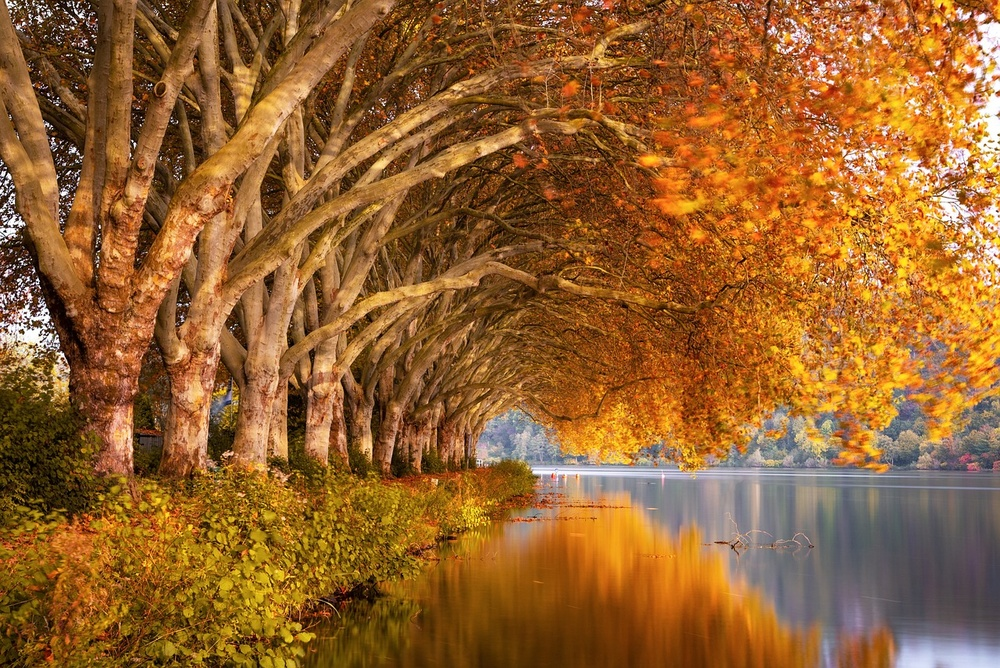
#> input picture init/img/fall-4667080_1280.jpg, 1000 x 668 px, shrunk from 1280 x 855 before the run, found by its file name; its folder holds only this picture in this run
$ python read_dir_img_kmeans.py
#> lines starting #> are read from the running program, lines starting #| are printed output that depends on the picture
import os
import cv2
from sklearn.cluster import KMeans
import numpy
path = "D:/init/img"

list_img = os.listdir(path)

# print(list_img)

# for i in list_img
save_img = "D:/init/list_img/"
# i = 1
list_name_img = []
index_img = 1
for img in list_img:
    path_new = path + "/" + img
    image = cv2.imread(path_new)
#> image is the input picture: shape (668, 1000, 3); mean B, G, R 47, 97.9, 149
    width = image.shape[0]
#> width = 668
    height = image.shape[1]
#> height = 1000
    image = image.reshape(width*height,3)
    dau_cham = img.index(".")
    name = img[dau_cham:]
    list_digital_index_img = []
    # print(name)
    for k in range(1,9):
        kmeans = KMeans(n_clusters=k).fit(image)
        labels = kmeans.predict(image)
        clusters = kmeans.cluster_centers_
        image1 = numpy.zeros((width,height,3), dtype=numpy.uint8)
        index = 0
        for i in range(width):
            for j in range(height):
                label_of_pixel = labels[index]
                image1[i][j] = clusters[label_of_pixel]
                index += 1
        list_digital_index_img.append(index_img)
        cv2.imwrite(save_img + str(index_img) + name,image1)
        index_img += 1
#> this loop made 8 passes
#> clusters on passes 1 to 2: [[47.02, 97.95, 149]], [[78.07, 140, 197.1], [23.35, 65.91, 112.4]]
#> pass 1, `cv2.imwrite(save_img + str(index_img) + name,image1)`:
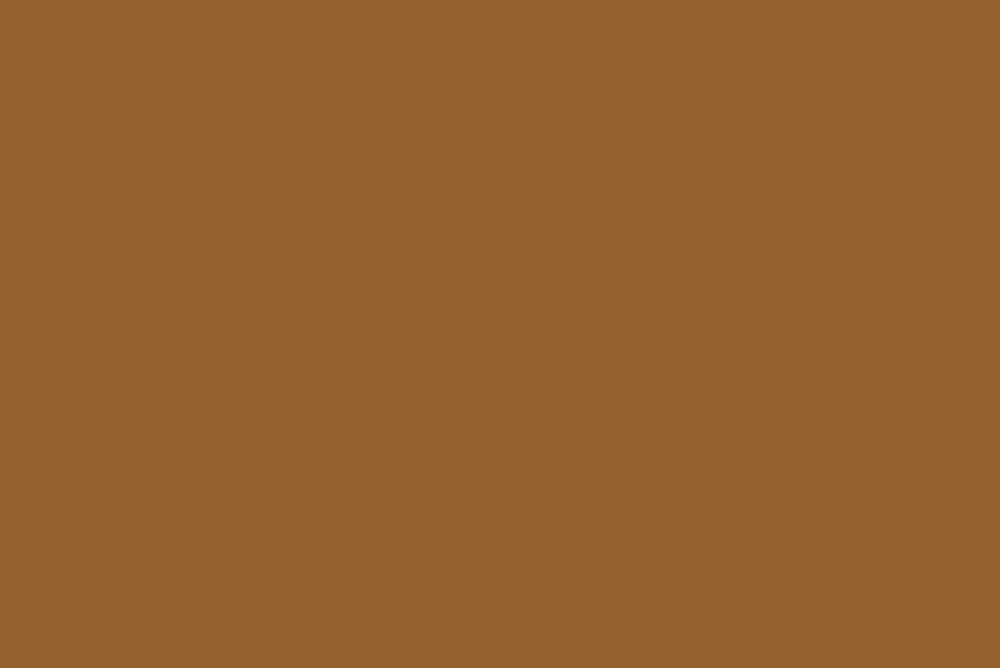
#> saved as 1.jpg: shape (668, 1000, 3); mean B, G, R 47, 97, 149
#> pass 2, `cv2.imwrite(save_img + str(index_img) + name,image1)`:
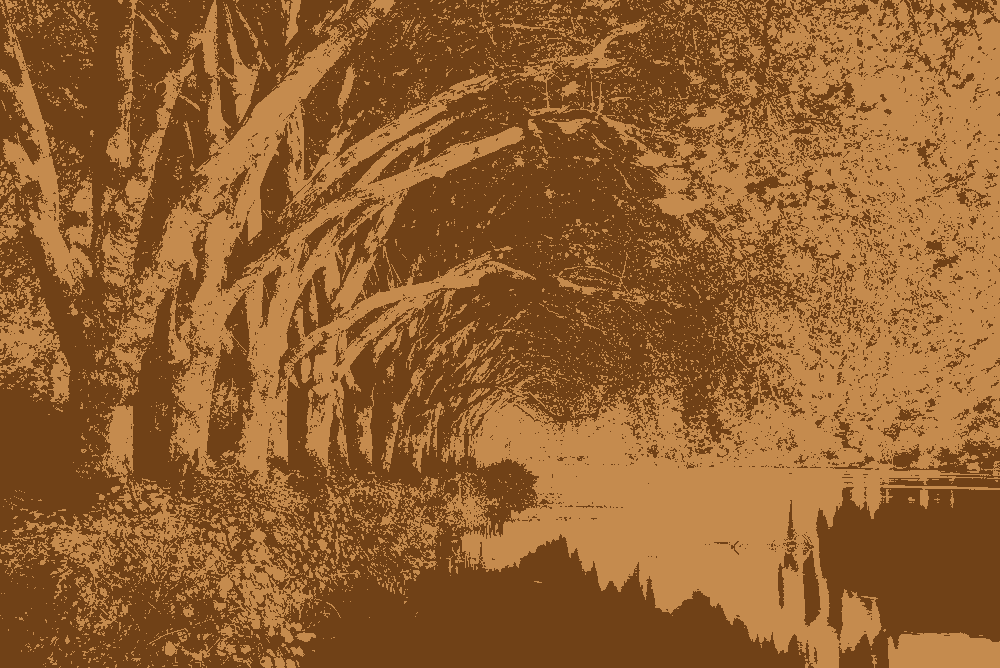
#> saved as 2.jpg: shape (668, 1000, 3); mean B, G, R 46.9, 97.1, 148.9
#> after the loop:
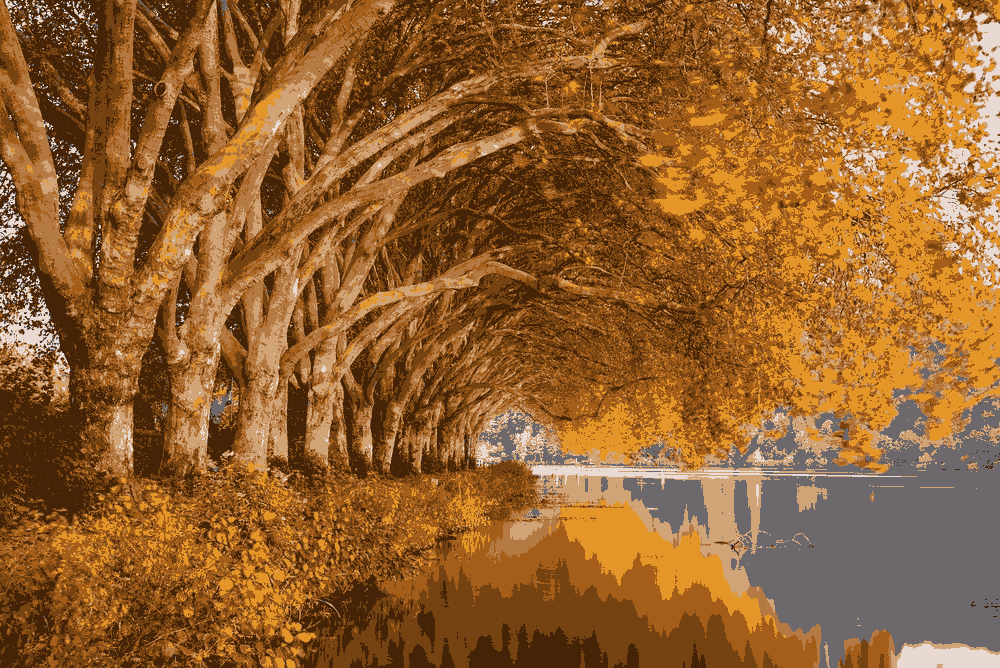
#> image1: shape (668, 1000, 3); mean of channels 0, 1, 2 46.6, 97.6, 148.4; drawn as B, G, R
#> after the loop, index_img = 9; list_digital_index_img = [1, 2, 3, 4, 5, 6, 7, 8]
    list_name_img.append(list_digital_index_img)
print(list_name_img)
#| [[1, 2, 3, 4, 5, 6, 7, 8]]
